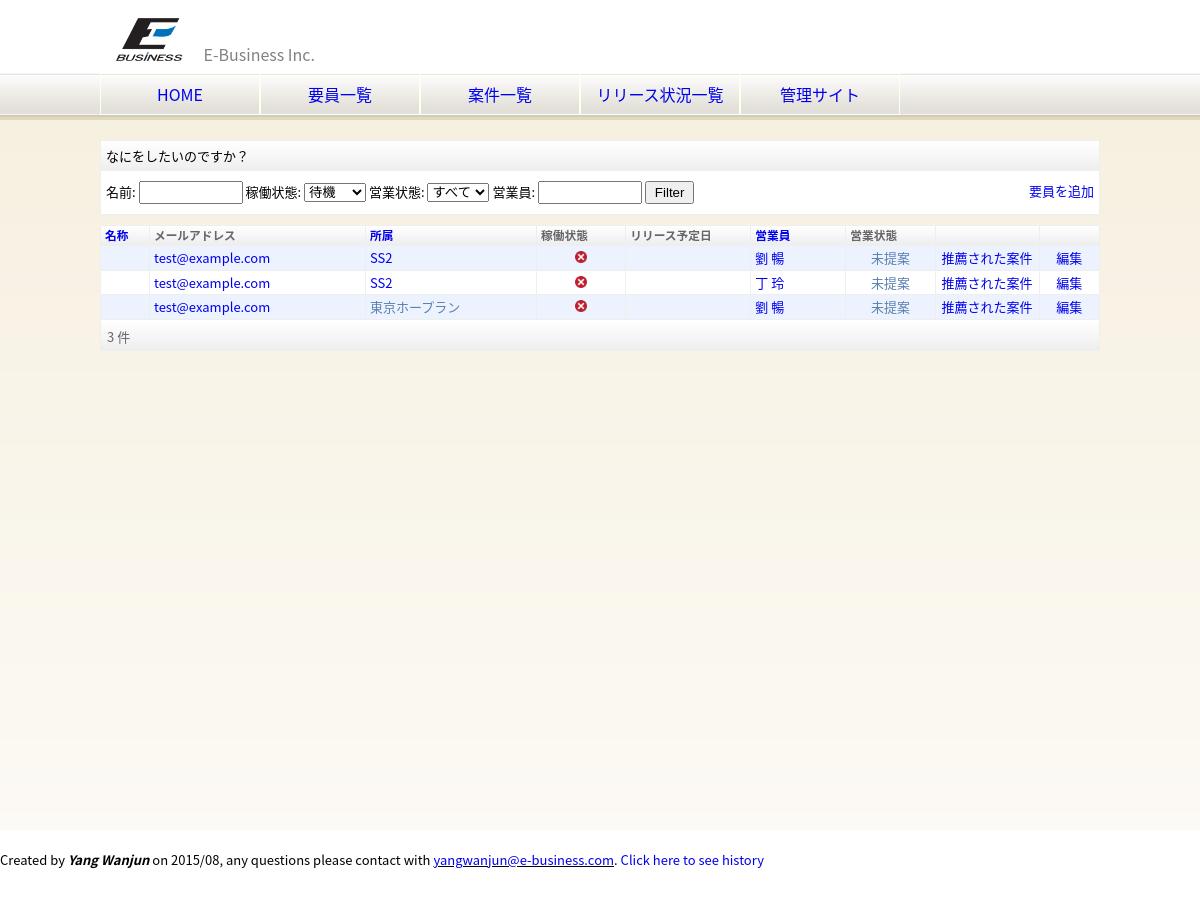
Screenshot of /eb/employee_list.html?status=waiting with the database file from the repository.
### eb/models.py (models this page shows, shortened)
class AbstractMember(models.Model):
    employee_id = models.CharField(blank=False, null=False, unique=True, max_length=30, verbose_name=u"社員ID")
    first_name = models.CharField(blank=False, null=False, max_length=30, verbose_name=u"姓")
    last_name = models.CharField(blank=False, null=False, max_length=30, verbose_name=u"名")
    first_name_ja = models.CharField(blank=True, null=True, max_length=30, verbose_name=u"姓(フリカナ)")
    last_name_ja = models.CharField(blank=True, null=True, max_length=30, verbose_name=u"名(フリカナ)")
    first_name_en = models.CharField(blank=True, null=True, max_length=30, verbose_name=u"姓(ローマ字)")
    last_name_en = models.CharField(blank=True, null=True, max_length=30, verbose_name=u"名(ローマ字)")
    birthday = models.DateField(blank=True, null=True, verbose_name=u"生年月日")
    graduate_date = models.DateField(blank=True, null=True, verbose_name=u"卒業年月日")
    degree = models.IntegerField(blank=True, null=True, choices=DEGREE_TYPE, verbose_name=u"学歴")
    email = models.EmailField(blank=False, null=False, verbose_name=u"メールアドレス")
    post_code = models.CharField(blank=True, null=True, max_length=8, verbose_name=u"郵便番号")
    address1 = models.CharField(blank=True, null=True, max_length=200, verbose_name=u"住所１")
    address2 = models.CharField(blank=True, null=True, max_length=200, verbose_name=u"住所２")
    phone = models.CharField(blank=True, null=True, max_length=11, verbose_name=u"電話番号")
    member_type = models.IntegerField(default=0, choices=MEMBER_TYPE, verbose_name=u"社員区分")
    section = models.ForeignKey('Section', blank=True, null=True, verbose_name=u"部署")
    company = models.ForeignKey('Company', blank=True, null=True, verbose_name=u"会社")
    user = models.OneToOneField(User, blank=True, null=True)
    class Meta:
        abstract = True

class Member(AbstractMember):
    salesperson = models.ForeignKey(Salesperson, blank=True, null=True, verbose_name=u"営業員")
    subcontractor = models.ForeignKey(Subcontractor, blank=True, null=True, verbose_name=u"協力会社")
    position = models.ManyToManyField('Position', through='PositionShip', verbose_name=u"職位")
    class Meta:
        ordering = ['first_name', 'last_name']
        verbose_name = verbose_name_plural = u"社員"
    def get_project_end_date(self):
        now = datetime.datetime.now()
        projects = self.projectmember_set.filter(end_date__gt=now, start_date__lte=now)
        if projects.count() > 0:
            return projects[0].end_date
        else:
            return None
    def get_business_status(self):
        next_2_month = common.add_months(datetime.date.today(), 2)
        if self.projectmember_set.filter(status=1).count() > 0:
            return u"営業中"
        elif not self.get_project_end_date() \
                or self.get_project_end_date() < datetime.date(next_2_month.year, next_2_month.month, 1):
            return u"未提案"
        else:
            return u"-"

class Section(models.Model):
    name = models.CharField(blank=False, null=False, max_length=30, verbose_name=u"部署名")
    description = models.CharField(blank=True, null=True, max_length=200, verbose_name=u"概要")
    company = models.ForeignKey(Company, blank=False, null=False, verbose_name=u"会社")
    class Meta:
        ordering = ['name']
        verbose_name = verbose_name_plural = u"部署"

class Salesperson(AbstractMember):
    class Meta:
        ordering = ['first_name', 'last_name']
        verbose_name = verbose_name_plural = u"営業員"
    def __unicode__(self):
        return u"%s %s" % (self.first_name, self.last_name)

class AbstractCompany(models.Model):
    name = models.CharField(blank=False, null=False, max_length=30, verbose_name=u"会社名")
    japanese_spell = models.CharField(blank=True, null=True, max_length=30, verbose_name=u"フリカナ")
    found_date = models.DateField(blank=True, null=True, verbose_name=u"設立年月日")
    capital = models.BigIntegerField(blank=True, null=True, verbose_name=u"資本金")
    post_code = models.CharField(blank=True, null=True, max_length=8, verbose_name=u"郵便番号")
    address1 = models.CharField(blank=True, null=True, max_length=200, verbose_name=u"住所１")
    address2 = models.CharField(blank=True, null=True, max_length=200, verbose_name=u"住所２")
    tel = models.CharField(blank=True, null=True, max_length=15, verbose_name=u"電話番号")
    fax = models.CharField(blank=True, null=True, max_length=15, verbose_name=u"ファックス")
    class Meta:
        abstract = True
    def __unicode__(self):
        return self.name

class Subcontractor(AbstractCompany):
    president = models.CharField(blank=True, null=True, max_length=30, verbose_name=u"代表者名")
    employee_count = models.IntegerField(blank=True, null=True, verbose_name=u"従業員数")
    sale_amount = models.BigIntegerField(blank=True, null=True, verbose_name=u"売上高")
    payment_type = models.CharField(blank=True, null=True, max_length=2, verbose_name=u"支払方法")
    payment_day = models.CharField(blank=True, null=True, max_length=2, verbose_name=u"支払日")
    comment = models.TextField(blank=True, null=True, verbose_name=u"備考")
    created_date = models.DateTimeField(auto_now_add=True, default=datetime.datetime.now(), editable=False)
    updated_date = models.DateTimeField(auto_now=True, default=datetime.datetime.now(), editable=False)
    class Meta:
        ordering = ['name']
        verbose_name = verbose_name_plural = u"協力会社"

### eb/views.py (the view)
def employee_list(request):
    status = request.GET.get('status', None)
    name = request.GET.get('name', None)
    business_status = request.GET.get('business_status', None)
    salesperson = request.GET.get('salesperson', None)
    params = ""
    o = request.GET.get('o', None)
    dict_order = common.get_ordering_dict(o, ['name', 'section', 'salesperson__name'])
    order_list = common.get_ordering_list(o)
    if name:
        all_members = Member.objects.filter(name__contains=name)
        params += u"&name=%s" % (name,)
    else:
        all_members = Member.objects.all()
    if order_list:
        all_members = all_members.order_by(*order_list)
    if status == "working":
        all_members = [member for member in all_members if member.get_project_end_date()]
        params += u"&status=%s" % (status,)
    elif status == "waiting":
        all_members = [member for member in all_members if not member.get_project_end_date()]
        params += u"&status=%s" % (status,)
    if business_status:
        all_members = [member for member in all_members if member.get_business_status() == business_status]
        params += u"&business_status=%s" % (business_status,)
    if salesperson:
        all_members = [member for member in all_members
                       if member.salesperson and salesperson in member.salesperson.name]
        params += u"&salesperson=%s" % (salesperson,)
    paginator = Paginator(all_members, PAGE_SIZE)
    page = request.GET.get('page')
    try:
        members = paginator.page(page)
    except PageNotAnInteger:
        members = paginator.page(1)
    except EmptyPage:
        members = paginator.page(paginator.num_pages)
    context = RequestContext(request, {
        'company': company,
        'title': u'要員一覧',
        'members': members,
        'paginator': paginator,
        'params': params,
        'dict_order': dict_order,
    })
    template = loader.get_template('employee_list.html')
    return HttpResponse(template.render(context))

### eb/templates/employee_list.html (shortened to what this page needs)
{% extends "base.html" %}
{% block content %}
    <div class="dashboard">
        <div class="dashboard-title">なにをしたいのですか？</div>
        <form action="" method="get">
            <span>名前: </span><input type="text" id="name" name="name" style="width: 100px;"/>
            <span>稼働状態: </span>
            <select id="status" name="status">
                <option value="waiting">待機</option>
            </select>
            <span>営業状態:</span>
            <select id="business_status" name="business_status">
                <option value="">すべて</option>
            </select>
            <span>営業員: </span><input type="text" id="salesperson" name="salesperson" style="width: 100px;"/>
            <input type="submit" value="Filter" />
            <a href="/admin/eb/member/add/" target="_blank" class="button">要員を追加</a>
        </form>
    </div>
    <table class="list" cellpadding="0" cellspacing="0">
        <thead>
            <tr>
                <th>
                    <div class="text">
                        <a href="?o={{ dict_order.name.url }}{{ params }}">名称</a>
                    </div>
                </th>
                <th>メールアドレス</th>
                <th>
                    <div class="text">
                        <a href="?o={{ dict_order.section.url }}{{ params }}">所属</a>
                    </div>
                </th>
                <th>稼働状態</th>
                <th style="width: 120px;">リリース予定日</th>
                <th style="width: 90px;">
                    <div class="text">
                        <a href="?o={{ dict_order.salesperson__name.url }}{{ params }}">営業員</a>
                    </div>
                </th>
                <th>営業状態</th>
                <th style="width: 99px;"></th>
                <th></th>
            </tr>
        </thead>
        <tbody>
            {% if members %}
                {% for member in members %}
                    <tr class="{% cycle 'row1' 'row2' %}">
                        <td><a href="{% url 'member_project_list' member.employee_id %}">{{ member.name }}</a></td>
                        <td><a href="mailto:{{ member.email }}">{{ member.email }}</a></td>
                        <td>
                            {% if member.section %}
                                <a href="{% url 'section' member.section.name %}">
                                    {{ member.section.name }}
                                </a>
                            {% else %}
                                {{ member.subcontractor }}
                            {% endif %}
                        </td>
                        <td class="center">
                            {% if member.get_project_end_date %}
                                <a href="?status=working{{ params }}"><img width="12px" src="/static/img/icon-normal.png"/></a>
                            {% else %}
                                <a href="?status=waiting{{ params }}"><img width="12px" src="/static/img/icon-warn.png"/></a>
                            {% endif %}
                        </td>
                        <td>
                        </td>
                        <td>
                            {% if member.salesperson %}
                                <a href="?salesperson={{ member.salesperson }}">{{ member.salesperson }}</a>
                            {% endif %}
                        </td>
                        <td class="center">
                            {% ifequal member.get_business_status "営業中" %}
                                <a href="{% url 'member_project_list' member.employee_id %}?status=1">営業中</a>
                            {% else %}
                                {{ member.get_business_status }}
                            {% endifequal %}
                        </td>
                        <td class="center">
                            {% ifequal member.get_business_status "未提案" %}
                                <a href="{% url 'recommended_project' member.employee_id %}">推薦された案件</a>
                            {% endifequal %}
                        </td>
                        <td class="center"><a href="/admin/eb/member/{{ member.id }}/" target="_blank">編集</a></td>
                    </tr>
                {% endfor %}
            {% else %}
                <tr class="row2"><td class="center red" colspan="9">該当する要員がいません。</td></tr>
            {% endif %}
        </tbody>
        <tfoot>
            <tr>
                <td colspan="9">
                    <div class="pagination">
                        <span class="step-links">
                            <span>{{ paginator.count }} 件</span>
                        </span>
                    </div>
                </td>
            </tr>
        </tfoot>
    </table>
{% endblock %}

### static/css/base.css (style rules this page uses)
html { height: 100%; }
body { height: 100%; font-family: YouYuan, 'Noto Sans CJK JP', 'Noto Sans', 'Source Han Sans J', SourceHanSansJP, メイリオ, Meiryo, 游ゴシック, YuGothic, 'ヒラギノ角ゴ Pro W3', 'Hiragino Kaku Gothic Pro', sans-serif, msyh; }
* { margin: 0; padding: 0; line-height: 1.5; }
a { text-decoration: none; }
.center { text-align: center; }

### static/css/section.css (style rules this page uses)
section table.list { width: 100%; color: #5b80b2; border-left: 1px solid #eee; margin-top: 10px; }
section table.list th, section table.list tfoot td { border-right: 1px solid #eee; background: linear-gradient(#fff, #eee) }
section table.list th { font-size: .9em; padding-left: 4px; text-align: left; }
section table.list th div.text { cursor: pointer; }
section table.list th div.text a { display: block; }
section table.list td { padding: 2px 4px; border-top: 1px solid #eee; border-right: 1px solid #eee; }
section table.list th, section table.list tfoot td { color: #666; border-top: 1px solid #eee; border-bottom: 1px solid #eee; }
section .row1 { background: #EDF3FE; }
section .row2 { background: #FFF; }
section div.dashboard { margin-top: 10px; margin-bottom: 10px; border: 1px solid #eee; background-color: #fff; }
section div.dashboard div.dashboard-title { padding: 5px 5px; background: linear-gradient(#fff, #eee) }
section div.dashboard form, section div.dashboard table { width: 100%; padding: 10px 5px; min-height: 20px; }
section div.dashboard a.button { float: right; margin-right: 10px; }
section input[type=submit] { padding: 2px 8px; }
section .pagination { margin-top: 3px; padding: 2px; }

### rows the page displays
Member: email "test@example.com", section.name "SS2", salesperson "劉 暢", get_business_status "未提案"
Member: email "test@example.com", section.name "SS2", salesperson "丁 玲", get_business_status "未提案"
Member: email "test@example.com", subcontractor "東京ホープラン", salesperson "劉 暢", get_business_status "未提案"

### other values shown
{{ paginator.count }} "3"
